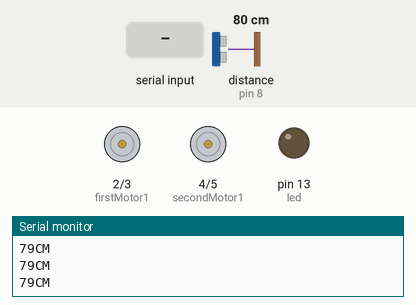
This sketch was run on a simulated Arduino Uno, built with avr-gcc and run on an emulated ATmega328P. Parts: motor-driver pin pairs drawn as motors (green arrow = first pin HIGH = forward, orange = second pin HIGH = backward, longer = more drive), output pins drawn as LEDs (lit = HIGH), the last lines printed to the serial monitor. Wiring (inferred from the names in the program): ultrasonic range finder: trigger pin 9; echo pin 8. Inputs (shaded band) come from the test bench; at power-on: distance to the obstacle (sensor on pin 8) 80 cm. The echo pulse lasts 58.3 µs per cm; pins used as bus, display or sensor lines are not drawn.

Above: at 1.2 s.
1.3 s: "b" received over the second serial link
At 2.5 s:
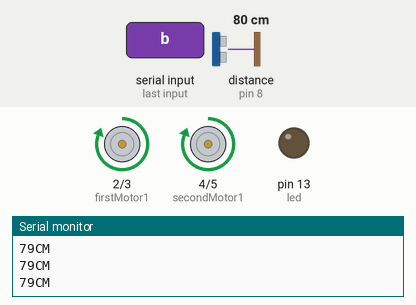
2.8 s: distance to the obstacle (sensor on pin 8) set to 23 cm
4.3 s: distance to the obstacle (sensor on pin 8) set to 19 cm
At 5.6 s:
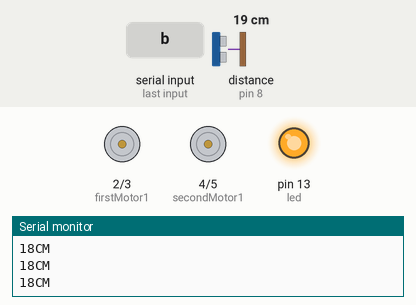
5.9 s: "f" received over the second serial link
At 6.05 s:
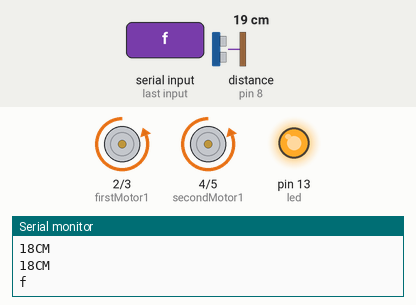
7.6 s: "r" received over the second serial link
At 7.74 s:
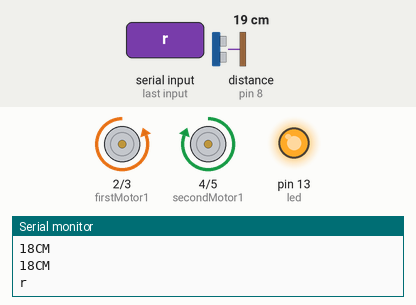
9.3 s: "l" received over the second serial link
At 9.43 s:
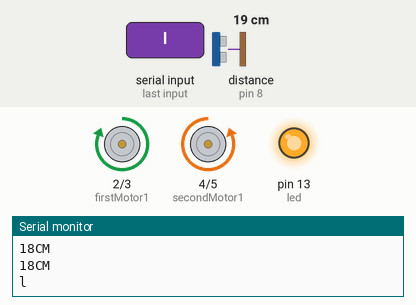
Timing chart, 0 to 11.9 s (numbered marks = the images above; inputs shaded):
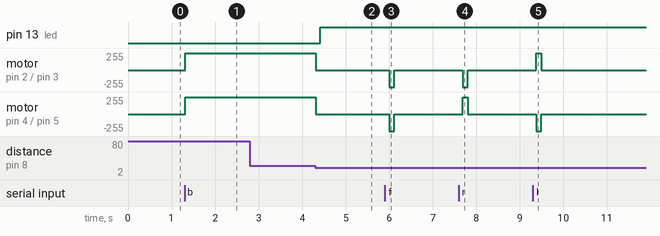

The sketch:

RC_Car.ino
```cpp
#include <SoftwareSerial.h>

SoftwareSerial BT(10, 11); //TX, RX respetively
String readdata;
int firstMotor1 = 2;
int firstMotor2 = 3;

int secondMotor1 = 4;
int secondMotor2 = 5;

int trigPin = 9;
int echoPin = 8;
int led = 13;
void setup() {
 BT.begin(9600);
 Serial.begin(9600);
pinMode(firstMotor1,OUTPUT);
pinMode(firstMotor2,OUTPUT);
pinMode(secondMotor1,OUTPUT);
pinMode(secondMotor2,OUTPUT);
pinMode(trigPin, OUTPUT);
  pinMode(echoPin, INPUT);
  pinMode(led, OUTPUT);
}
//-----------------------------------------------------------------------//
void loop() {
  while (BT.available()){  //Check if there is an available byte to read
  delay(10); //Delay added to make thing stable
  char c = BT.read(); //Conduct a serial read
  readdata += c; //build the string- "forward", "reverse", "left" and "right"
  }
  if (readdata.length() > 0 ) {
    Serial.println(readdata); // print data to serial monitor
// if data received as forward move robot forward
  if(readdata == "b")
  {
 digitalWrite(firstMotor1, 1);
     digitalWrite(firstMotor2, 0);
      digitalWrite(secondMotor1, 1);
     digitalWrite(secondMotor2, 0);
    delay(100);
  }
  // if data received as reverse move robot reverse

  else if(readdata == "f")
  {
     digitalWrite(firstMotor1, 0);
     digitalWrite(firstMotor2, 1);
     digitalWrite(secondMotor1, 0);
     digitalWrite(secondMotor2, 1);
    delay(100);
  }
// if data received as right turn robot to right direction.
  else if (readdata == "r")
  {
          digitalWrite(firstMotor1, 0);
     digitalWrite(firstMotor2, 1);
      digitalWrite(secondMotor1, 1);
     digitalWrite(secondMotor2, 0);
    delay (100);

  }
// if data received as left turn robot to left direction
 else if ( readdata == "l")
 {
      digitalWrite(firstMotor1, 1);
     digitalWrite(firstMotor2, 0);
      digitalWrite(secondMotor1, 0);
     digitalWrite(secondMotor2, 1);
   delay (100);
 }
 // if data received as stop, halt the robot

 else if (readdata == "s")
 {
     digitalWrite(firstMotor1, 0);
     digitalWrite(firstMotor2, 0);
      digitalWrite(secondMotor1, 0);
     digitalWrite(secondMotor2, 0);
   delay (100);
 }


readdata="";}

 long duration, distance;
  digitalWrite(trigPin,HIGH);
  delayMicroseconds(1000);
  digitalWrite(trigPin, LOW);
  duration=pulseIn(echoPin, HIGH);
  distance =(duration/2)/29.1;
  Serial.print(distance);
  Serial.println("CM");
  delay(10);

 if((distance<=20))
  {
     digitalWrite(firstMotor1, 0);
     digitalWrite(firstMotor2, 0);
      digitalWrite(secondMotor1, 0);
     digitalWrite(secondMotor2, 0);
   delay (100);
   digitalWrite(led, 1);
}
 else {
     digitalWrite(led, 0);

 }
} //Reset the variable=
```

Measured:
- the behaviour switches between 22 and 21 cm on distance to the obstacle (sensor on pin 8) (found by bisection; images 1 and 2)
- after the input at 1.3 s, motor on pin 2 (firstMotor1) / pin 3 (firstMotor2), motor on pin 4 (secondMotor1) / pin 5 (secondMotor2): stopped → forward 255/255 at once
- after the input at 4.3 s, pin 13 (led): LOW → HIGH after 0.11 s; motor on pin 2 (firstMotor1) / pin 3 (firstMotor2), motor on pin 4 (secondMotor1) / pin 5 (secondMotor2): forward 255/255 → stopped at once
- after the input at 5.9 s, motor on pin 2 (firstMotor1) / pin 3 (firstMotor2), motor on pin 4 (secondMotor1) / pin 5 (secondMotor2): stopped → backward 255/255 after 0.10 s, → stopped 0.11 s later
- after the input at 7.6 s, motor on pin 2 (firstMotor1) / pin 3 (firstMotor2): stopped → backward 255/255 after 0.09 s, → stopped 0.11 s later; motor on pin 4 (secondMotor1) / pin 5 (secondMotor2): stopped → forward 255/255 after 0.09 s, → stopped 0.11 s later
- after the input at 9.3 s, motor on pin 2 (firstMotor1) / pin 3 (firstMotor2): stopped → forward 255/255 after 0.08 s, → stopped 0.11 s later; motor on pin 4 (secondMotor1) / pin 5 (secondMotor2): stopped → backward 255/255 after 0.08 s, → stopped 0.11 s later
